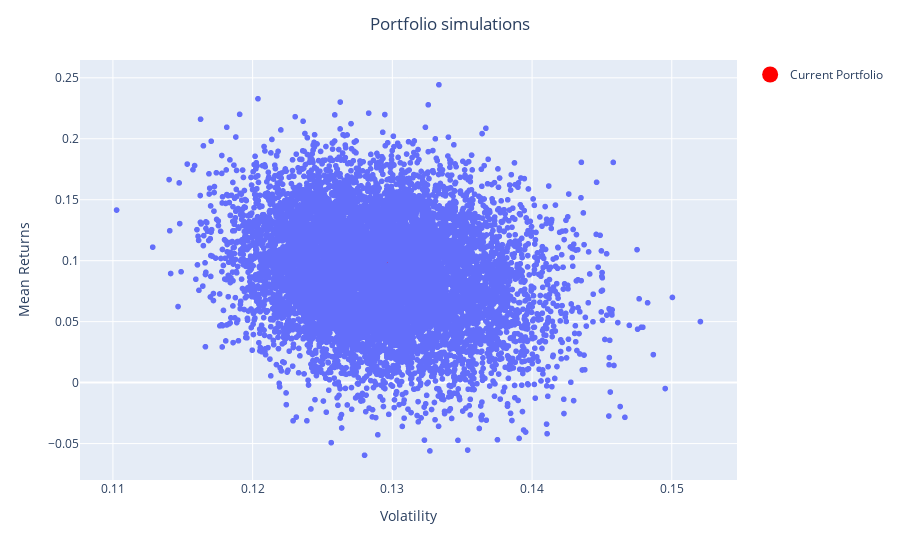

This figure's notebook cell:
### Markdown cell above
### Monte Carlo simulation

### Code cell
portfolio_value = 10000
num_simulations = 10000
num_days = len(returns)
simulated_means = []
simulated_volatilities = []

# Get the personal weights
weights = weights_table['Personal'] / 100

# Simulate the portfolio returns
for _ in range(num_simulations):
    # Sample the returns with replacement
    sampled_returns = returns.sample(n=num_days, replace=True)

    # Compute the covariance matrix
    cov_returns = sampled_returns.cov()

    # Compute the portfolio variance
    portfolio_variance = np.dot(weights.T, np.dot(cov_returns, weights))

    # Compute the portfolio volatility
    portfolio_volatility = np.sqrt(portfolio_variance) * np.sqrt(252)

    # Compute the average return per year
    mean_returns = np.dot(weights.T, sampled_returns.mean()) * 252

    # Append the results
    simulated_means.append(mean_returns)
    simulated_volatilities.append(portfolio_volatility)

# Convert results to DataFrame for better visualization
simulation_results = pd.DataFrame({
    'Mean Returns': simulated_means,
    'Volatility': simulated_volatilities
})

# Plot the results
fig = px.scatter(simulation_results, x='Volatility', y='Mean Returns')
# Add current portfolio over simulation points
fig.add_trace(go.Scatter(x=[pf_portfolio_volatility*np.sqrt(252)], y=[pf_mean_returns], mode='markers', marker=dict(size=40, color='red'), name='Current Portfolio'))
fig.update_layout(title='Portfolio simulations', xaxis_title='Volatility', yaxis_title='Mean Returns')
fig.update_layout(title_x=0.5)
pio.write_image(fig, 'output/portfolio_simulations.svg')
fig.show()

### Figure 1 — Plotly figure (JSON) as saved in the notebook; plotly's stock layout.template omitted (floating-point values rounded to 4 significant figures; data arrays with more than 128 entries replaced by an {"elided": "..."} marker saying what was removed)
{"data": [{"hovertemplate": "Volatility=%{x}<br>Mean Returns=%{y}<extra></extra>", "legendgroup": "", "marker": {"color": "#636efa", "symbol": "circle"}, "mode": "markers", "name": "", "showlegend": false, "type": "scattergl", "x": {"elided": "10000 float values"}, "xaxis": "x", "y": {"elided": "10000 float values"}, "yaxis": "y"}, {"marker": {"color": "red", "size": 40}, "mode": "markers", "name": "Current Portfolio", "type": "scatter", "x": [0.1293], "y": [0.08946]}], "layout": {"legend": {"tracegroupgap": 0}, "margin": {"t": 60}, "title": {"text": "Portfolio simulations", "x": 0.5}, "xaxis": {"anchor": "y", "domain": [0, 1], "title": {"text": "Volatility"}}, "yaxis": {"anchor": "x", "domain": [0, 1], "title": {"text": "Mean Returns"}}}}
